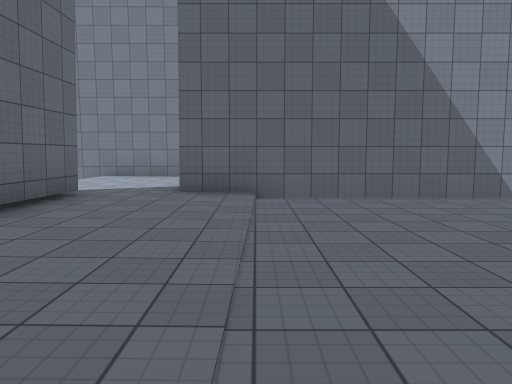
View 1 (above)

24 first-person views from a walk through a scene from a Unity 3-D project. The camera is 1.5 m above the floor, tilts 6° down and sees 70° across. The floor is counted in squares, 2 m on a side. Each view is taken from the middle of a square. On the plan, view 1 faces up. The plan holds only what a view shows up to about 11 squares ahead; the rest is blank. The place goes on beyond the plan. Surface patterns are stand-ins for the level's own textures.

View 2
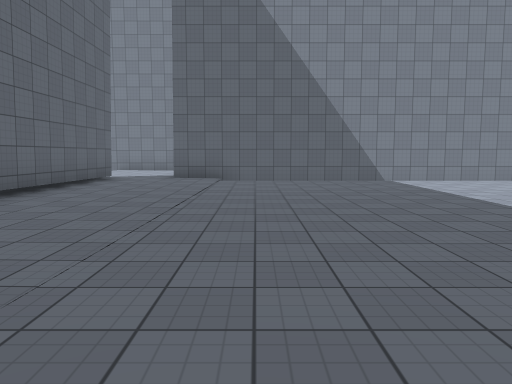

View 3
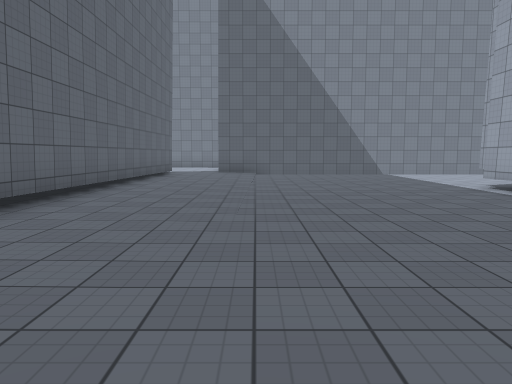

View 4
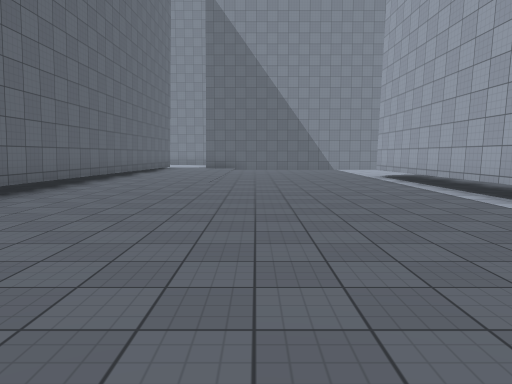

View 5
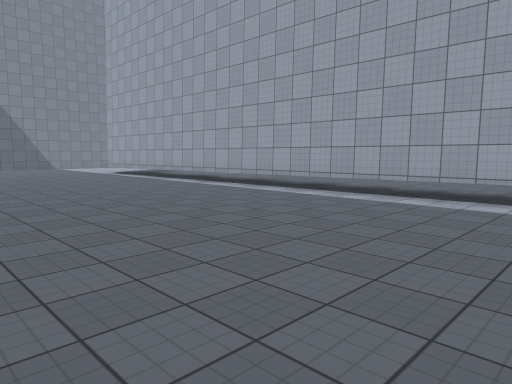

View 6
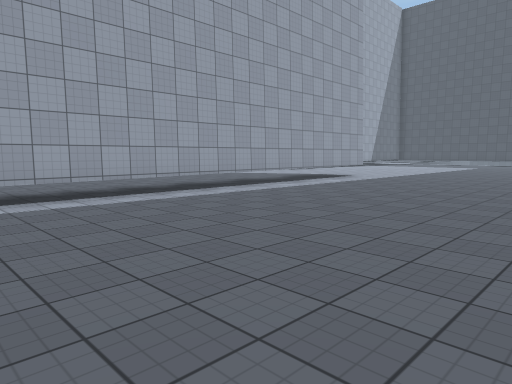

View 7
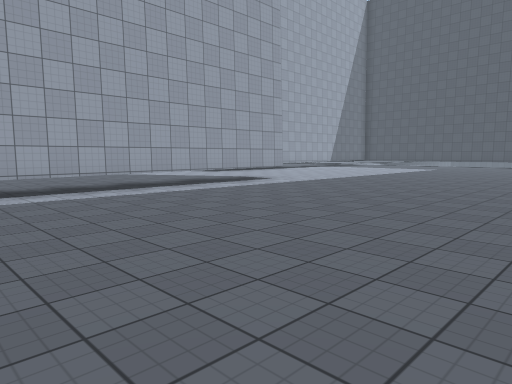

View 8
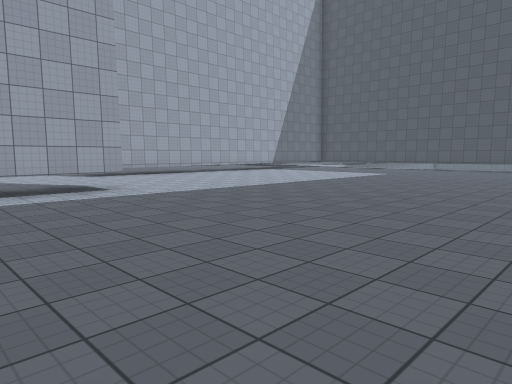

View 9
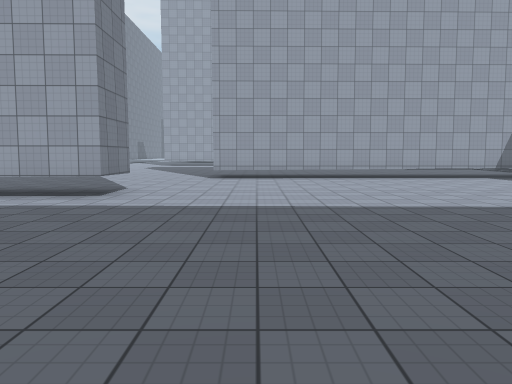

View 10
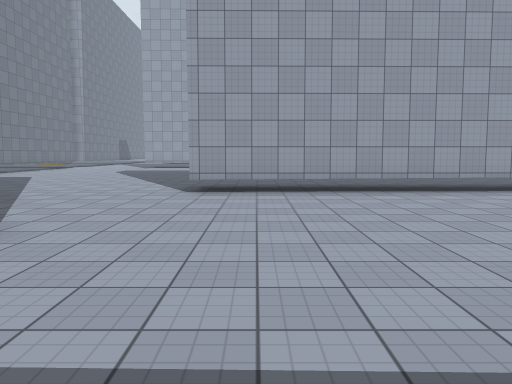

View 11
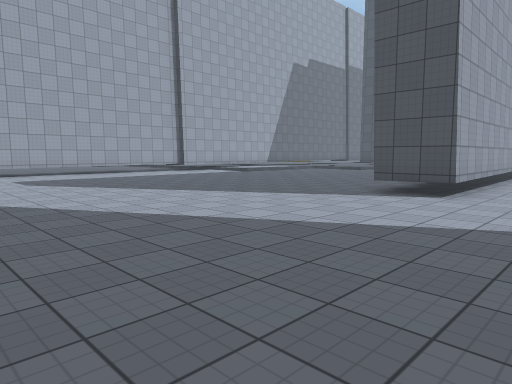

View 12
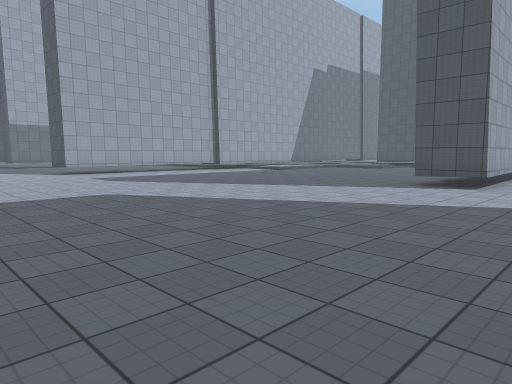

View 13
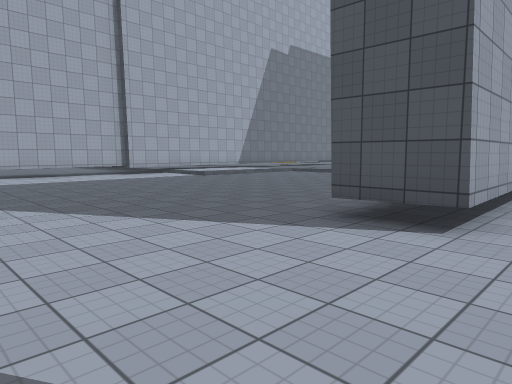

View 14
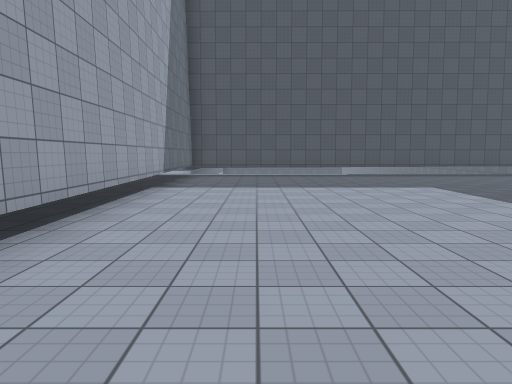

View 15
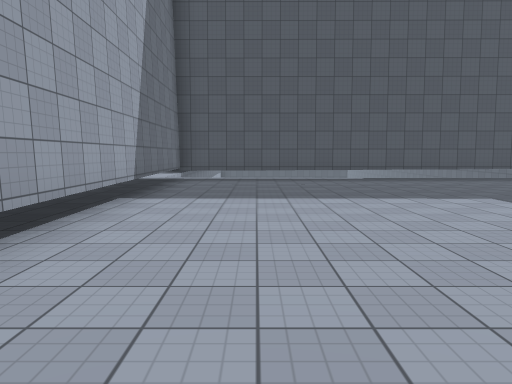

View 16
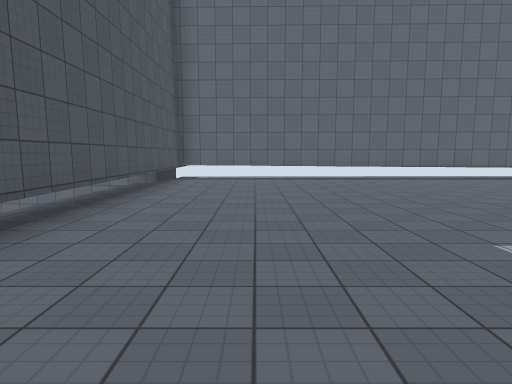

View 17
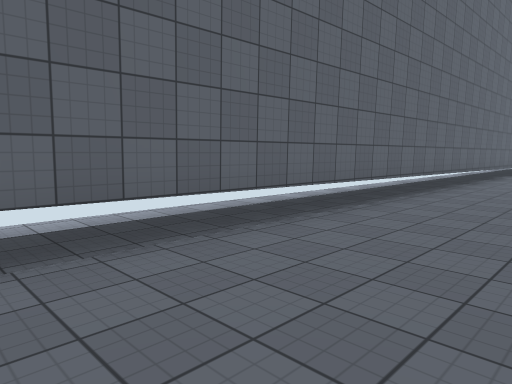

View 18
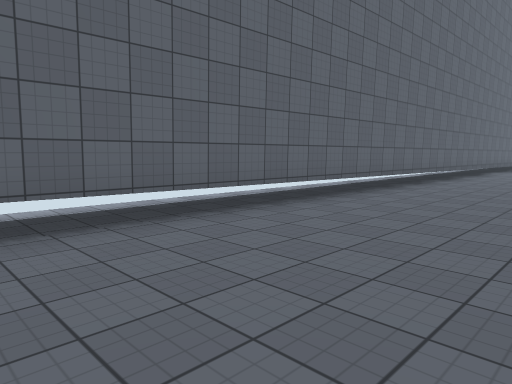

View 19
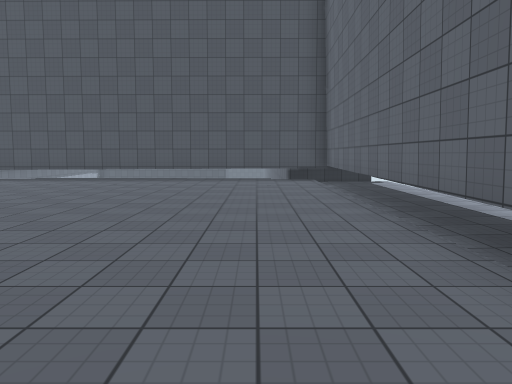

View 20
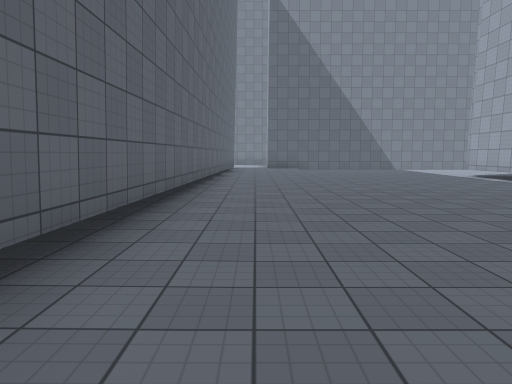

View 21
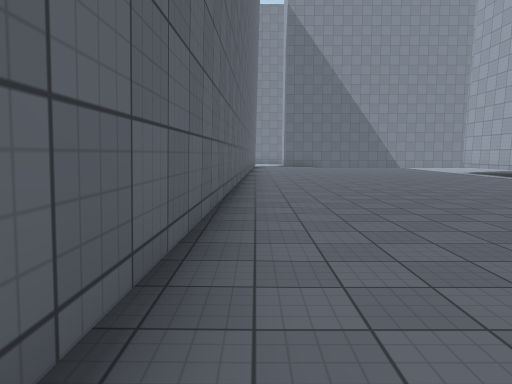

View 22
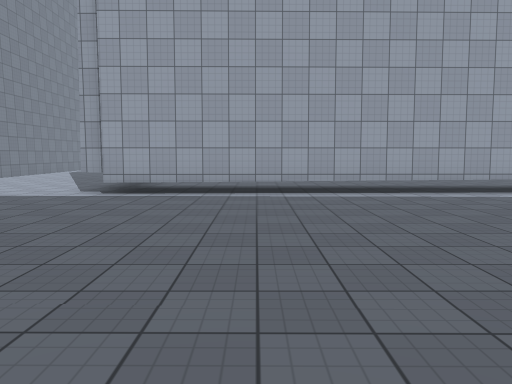

View 23
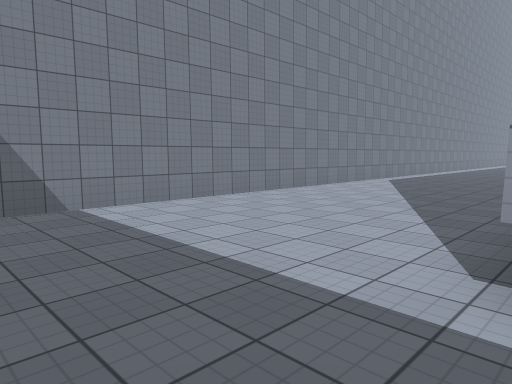

View 24
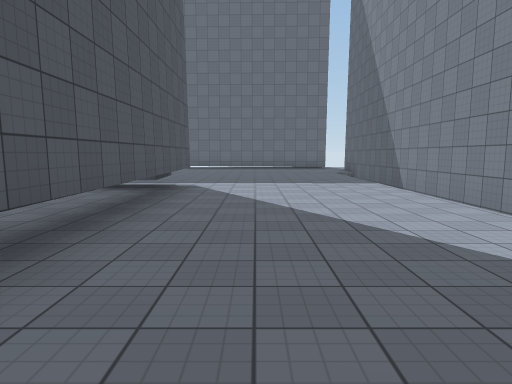

### Floor plan
Key: @ floor where view 1 was taken; # wall or solid block; . main floor; : floor 0.25 m higher than the main floor; T thing the floor can be seen under or through.
Columns run from 5 left of view 1 to 22 right of it. Each row starts with its distance up from view 1.
 11 ####
 10  ::.
  9  ::.
  8  ::.
  7   ..##############
  6   #..            ..
  5   #.................
  4   #..................
  3   #..................
  2   #................
  1   #.......TTT#####
  0  ##..@....T ....
 -1  #........T ..
 -2  #........T ..
 -3  #........T ..
 -4  #........T ..
 -5  #........T ..
 -6  #........T ..
 -7  #........T ...
 -8  #........T ...
 -9  #........T ...
-10  #........T ...
-11  #........T ...
-12  #........T ...
-13  #........T .....
-14  #........T ..........
-15  #........T ..............
-16  #........T ..............
-17  #........T ..............
-18  #........T ..............
-19  #.........T.............
-20  #.........T...............#
-21  #.........................#
-22  #.............T#.........
-23  #.............T ........
-24  #.............T .......
-25  #.............T ......
-26  #.............T .....
-27  #.............T ....
-28  #.............T ...
-29  #.............T ...
-30  #.............#  ..
-31  #.............#
-32  #.............#
-33  #.............#
-34  #.............#
-35  ###############

Positions as (right, up) in squares from view 1, and headings:
1: (0, 0), facing up
2: (1, -4), facing up
3: (0, -7), facing up
4: (1, -11), facing up
5: (-1, -13), facing up-right
6: (-1, -9), facing down-right
7: (-2, -12), facing down-right
8: (-2, -17), facing down-right
9: (-1, -23), facing right
10: (3, -23), facing right
11: (8, -15), facing down-right
12: (8, -13), facing down-right
13: (9, -18), facing down-right
14: (8, -22), facing down
15: (8, -24), facing down
16: (7, -32), facing left
17: (-1, -30), facing up-left
18: (0, -24), facing up-left
19: (-2, -24), facing down
20: (-2, -11), facing up
21: (-3, -13), facing up
22: (-2, -2), facing right
23: (3, 1), facing up-right
24: (14, 3), facing left
